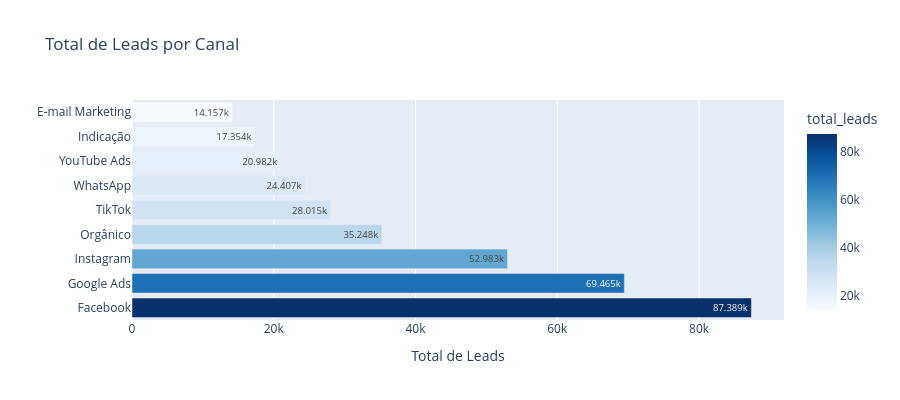

Source (notebook cell):
### Markdown cell above
## 🔹 Total de Leads por Canal

### Code cell
fig = px.bar(df.sort_values("total_leads", ascending=False), 
             x="total_leads", y="origem", orientation="h",
             title="Total de Leads por Canal",
             text_auto=True, color="total_leads", color_continuous_scale="Blues")
fig.update_layout(yaxis_title="", xaxis_title="Total de Leads", height=400)
fig.show()

### Figure 1 — Plotly figure (JSON) as saved in the notebook; plotly's stock layout.template omitted (floating-point values rounded to 4 significant figures)
{"data": [{"hovertemplate": "total_leads=%{marker.color}<br>origem=%{y}<extra></extra>", "legendgroup": "", "marker": {"color": [87389, 69465, 52983, 35248, 28015, 24407, 20982, 17354, 14157], "coloraxis": "coloraxis", "pattern": {"shape": ""}}, "name": "", "orientation": "h", "showlegend": false, "textposition": "auto", "texttemplate": "%{x}", "type": "bar", "x": [87389, 69465, 52983, 35248, 28015, 24407, 20982, 17354, 14157], "xaxis": "x", "y": ["Facebook", "Google Ads", "Instagram", "Orgânico", "TikTok", "WhatsApp", "YouTube Ads", "Indicação", "E-mail Marketing"], "yaxis": "y"}], "layout": {"barmode": "relative", "coloraxis": {"colorbar": {"title": {"text": "total_leads"}}, "colorscale": [[0, "rgb(247,251,255)"], [0.125, "rgb(222,235,247)"], [0.25, "rgb(198,219,239)"], [0.375, "rgb(158,202,225)"], [0.5, "rgb(107,174,214)"], [0.625, "rgb(66,146,198)"], [0.75, "rgb(33,113,181)"], [0.875, "rgb(8,81,156)"], [1, "rgb(8,48,107)"]]}, "height": 400, "legend": {"tracegroupgap": 0}, "title": {"text": "Total de Leads por Canal"}, "xaxis": {"anchor": "y", "domain": [0, 1], "title": {"text": "Total de Leads"}}, "yaxis": {"anchor": "x", "domain": [0, 1], "title": {"text": ""}}}}
